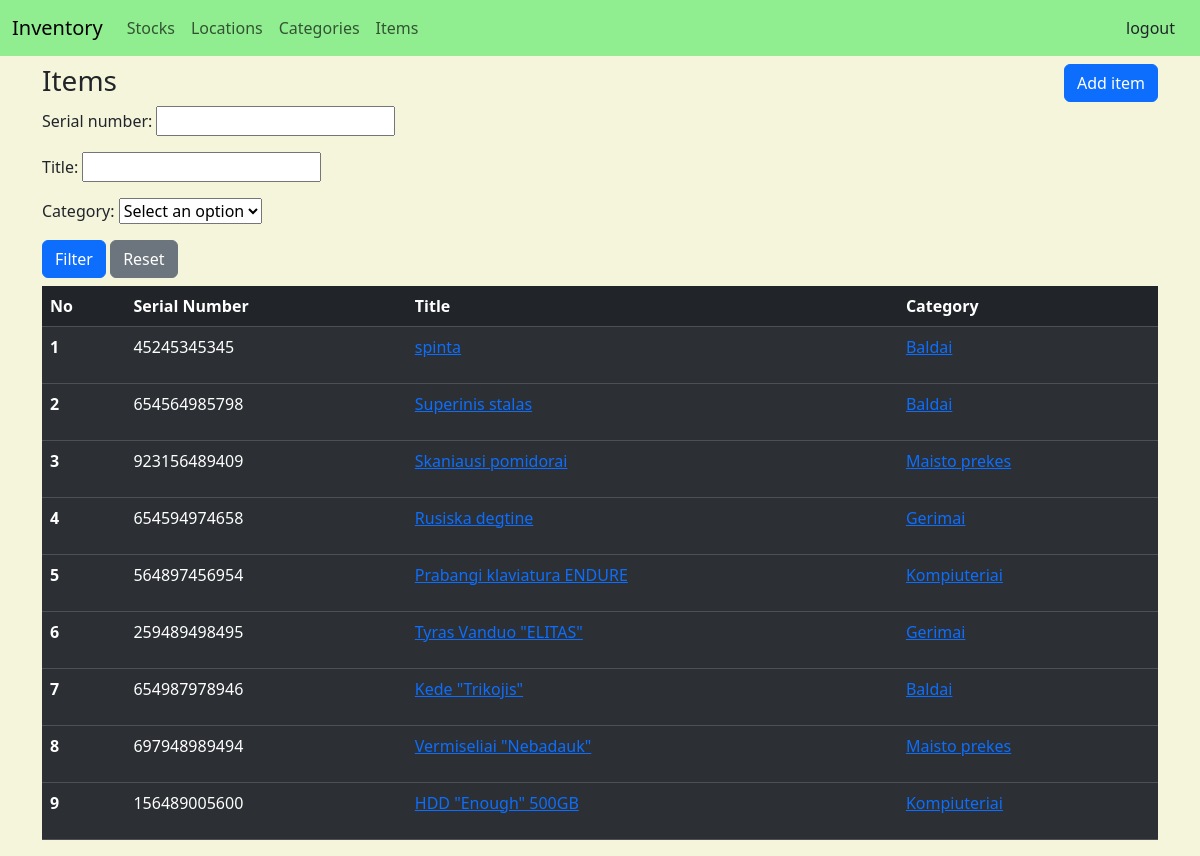
The page /item_types (signed in) on the database its author committed.
### items/models.py (models this page shows, shortened)
class BaseModel(models.Model):
    objects = models.Manager()
    class Meta:
        abstract = True

class ItemCategory(BaseModel):
    title = models.CharField(max_length=128)
    def __str__(self):
        return f'{self.title}'

class ItemType(BaseModel):
    QUANTITY_TYPE = {
        '1': 'kg',
        '2': 'vnt.'
    }
    id_number = models.CharField(max_length=12, blank=True, verbose_name="Serial number")
    title = models.CharField(max_length=128)
    price = models.FloatField(default=0)
    quantity_type = models.CharField(max_length=50, choices=QUANTITY_TYPE, default='1')
    category = models.ForeignKey(ItemCategory, on_delete=models.PROTECT, related_name='category')

### items/views.py (the view)
# urls.py: path('item_types', views.ItemTypeListView.as_view(), name='list_item_types'),
class ItemTypeListView(LoginRequiredMixin, generic.ListView):
    model = ItemType
    template_name = 'item_type/list.html'
    context_object_name = "item_types"
    paginate_by = 10
    def get_context_data(self, **kwargs):
        context = super().get_context_data(**kwargs)
        context['filter_form'] = ItemsForm(self.request.GET)
        return context
    def get_queryset(self):
        queryset = super().get_queryset()
        form = ItemsForm(self.request.GET)
        if form.is_valid():
            id_number = form.cleaned_data.get('serial_number')
            title = form.cleaned_data.get('title')
            category = form.cleaned_data.get('category')
            if id_number:
                queryset = queryset.filter(id_number=id_number)
            if title:
                queryset = queryset.filter(title=title)
            if category:
                queryset = queryset.filter(category=category)
        return queryset

### items/forms.py
class ItemsForm(forms.Form):
    serial_number = forms.CharField(
        max_length=10,
        required=False)
    title = forms.CharField(
        max_length=10,
        required=False)
    category = forms.ModelChoiceField(
        queryset=ItemCategory.objects.all(),
        required=False,
        empty_label="Select an option"
    )

### items/Templates/item_type/list.html (shortened to what this page needs)
{% extends "base.html" %}
{% block content %}
<div class="d-flex justify-content-between">
    <div>
        <h3> Items</h3>
    </div>
    <div>
        <a class="btn btn-primary" href="{% url 'items:create_item_type' %}" role="button"> Add item</a>
    </div>
</div>
<form method="get" class="pb-2">
    {{ filter_form.as_p }}
    <button type="submit" class="btn btn-primary">Filter</button>
     <a class="btn btn-secondary" href="{% url 'items:list_item_types' %}" role="button"> Reset</a>
</form>
<table class="table table-dark table-striped">
    <thead>
    <tr>
        <th scope="col">No</th>
        <th scope="col">Serial Number</th>
        <th scope="col">Title</th>
        <th scope="col">Category</th>
    </tr>
    </thead>
    {% for item_type in item_types %}
    <tbody>
    <tr>
        <th scope="row"> {{page_obj.start_index | add:forloop.counter0}}</th>
        <td><p>{{item_type.id_number}}</p></td>
        <td><p><a href="{% url 'items:view_item_type' item_type.id%}">{{item_type.title}}</a></p></td>
        <td><p><a href="{% url 'items:view_category' item_type.category.id%}">{{item_type.category}}</a></p></td>
    </tr>
    </tbody>
    {% endfor %}
</table>
{% endblock %}

### rows shown on the page
ItemType: start_index|add "1", id_number "45245345345", title "spinta", category "Baldai"
ItemType: start_index|add "2", id_number "654564985798", title "Superinis stalas", category "Baldai"
ItemType: start_index|add "3", id_number "923156489409", title "Skaniausi pomidorai", category "Maisto prekes"
ItemType: start_index|add "4", id_number "654594974658", title "Rusiska degtine", category "Gerimai"
ItemType: start_index|add "5", id_number "564897456954", title "Prabangi klaviatura ENDURE", category "Kompiuteriai"
ItemType: start_index|add "6", id_number "259489498495", title "Tyras Vanduo \"ELITAS\"", category "Gerimai"
ItemType: start_index|add "7", id_number "654987978946", title "Kede \"Trikojis\"", category "Baldai"
ItemType: start_index|add "8", id_number "697948989494", title "Vermiseliai \"Nebadauk\"", category "Maisto prekes"
ItemType: start_index|add "9", id_number "156489005600", title "HDD \"Enough\" 500GB", category "Kompiuteriai"
